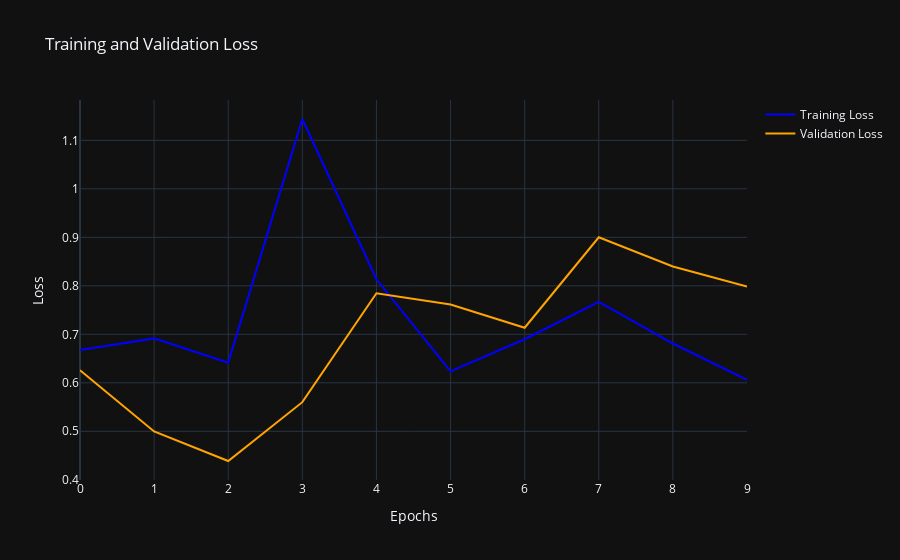
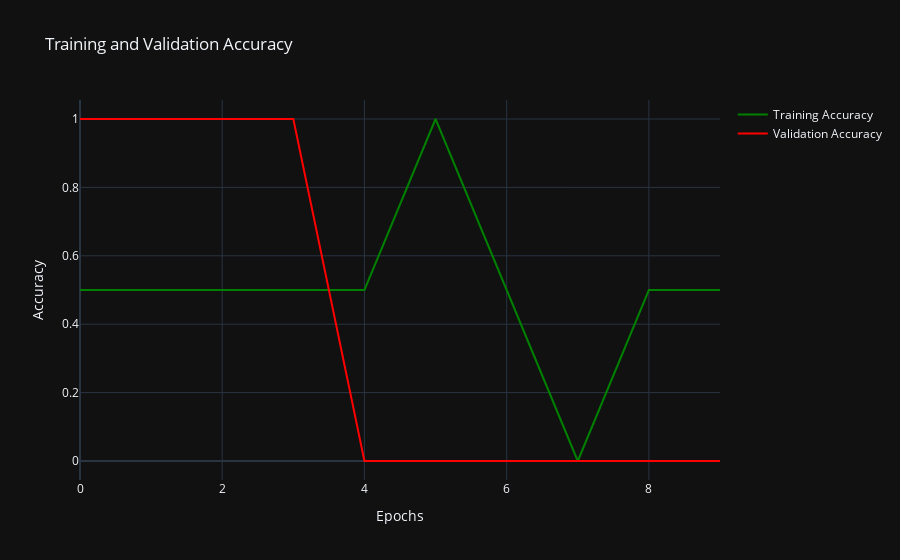

Notebook code cell kept with these figures, in order:
### Code cell
import plotly.graph_objects as go
import plotly.express as px



# Create a Plotly figure for loss
fig_loss = go.Figure()

fig_loss.add_trace(go.Scatter(x=history.epoch,
                             y=history.history['loss'],
                             mode='lines',
                             name='Training Loss',
                             line=dict(color='blue')))
fig_loss.add_trace(go.Scatter(x=history.epoch,
                             y=history.history['val_loss'],
                             mode='lines',
                             name='Validation Loss',
                             line=dict(color='orange')))

fig_loss.update_layout(title='Training and Validation Loss',
                      xaxis_title='Epochs',
                      yaxis_title='Loss',
                      template='plotly_dark')

# Create a Plotly figure for accuracy
fig_accuracy = go.Figure()

fig_accuracy.add_trace(go.Scatter(x=history.epoch,
                                 y=history.history['accuracy'],
                                 mode='lines',
                                 name='Training Accuracy',
                                 line=dict(color='green')))
fig_accuracy.add_trace(go.Scatter(x=history.epoch,
                                 y=history.history['val_accuracy'],
                                 mode='lines',
                                 name='Validation Accuracy',
                                 line=dict(color='red')))

fig_accuracy.update_layout(title='Training and Validation Accuracy',
                          xaxis_title='Epochs',
                          yaxis_title='Accuracy',
                          template='plotly_dark')

# Show the figures
fig_loss.show()
fig_accuracy.show()

### Figure 1 — Plotly figure (JSON) as saved in the notebook; plotly's stock layout.template omitted (floating-point values rounded to 4 significant figures)
{"data": [{"line": {"color": "blue"}, "mode": "lines", "name": "Training Loss", "type": "scatter", "x": [0, 1, 2, 3, 4, 5, 6, 7, 8, 9], "y": [0.6674, 0.6915, 0.6412, 1.144, 0.8135, 0.6237, 0.6899, 0.767, 0.681, 0.6062]}, {"line": {"color": "orange"}, "mode": "lines", "name": "Validation Loss", "type": "scatter", "x": [0, 1, 2, 3, 4, 5, 6, 7, 8, 9], "y": [0.626, 0.4996, 0.4387, 0.56, 0.7847, 0.7613, 0.7136, 0.9001, 0.8399, 0.7985]}], "layout": {"title": {"text": "Training and Validation Loss"}, "xaxis": {"title": {"text": "Epochs"}}, "yaxis": {"title": {"text": "Loss"}}}}

### Figure 2 — Plotly figure (JSON) as saved in the notebook; plotly's stock layout.template omitted (floating-point values rounded to 4 significant figures)
{"data": [{"line": {"color": "green"}, "mode": "lines", "name": "Training Accuracy", "type": "scatter", "x": [0, 1, 2, 3, 4, 5, 6, 7, 8, 9], "y": [0.5, 0.5, 0.5, 0.5, 0.5, 1, 0.5, 0, 0.5, 0.5]}, {"line": {"color": "red"}, "mode": "lines", "name": "Validation Accuracy", "type": "scatter", "x": [0, 1, 2, 3, 4, 5, 6, 7, 8, 9], "y": [1, 1, 1, 1, 0, 0, 0, 0, 0, 0]}], "layout": {"title": {"text": "Training and Validation Accuracy"}, "xaxis": {"title": {"text": "Epochs"}}, "yaxis": {"title": {"text": "Accuracy"}}}}
